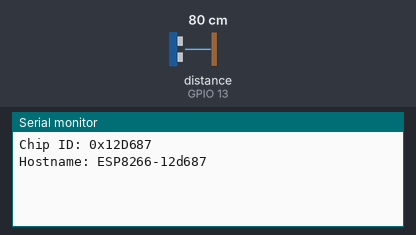
Recording of a sketch running on a simulated ESP8266 (NodeMCU). Shown: the last lines printed to the serial monitor. Wiring (inferred from the names in the program): ultrasonic range finder: trigger GPIO 12; echo GPIO 13. The test bench sets the inputs (shaded band); at power-on: distance to the obstacle (sensor on GPIO 13) 80 cm. The echo pulse lasts 58.3 µs per cm; WiFi joins after 1.5 s; servers stay silent unless stated.

Above: at 8.4 s.
8.5 s: distance to the obstacle (sensor on GPIO 13) set to 250 cm
At 10.1 s:
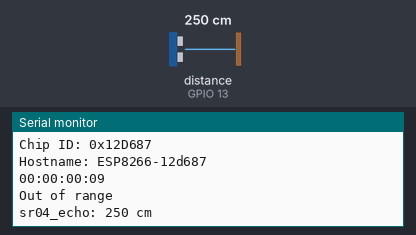
10.7 s: distance to the obstacle (sensor on GPIO 13) set to 2 cm
At 18.0 s:
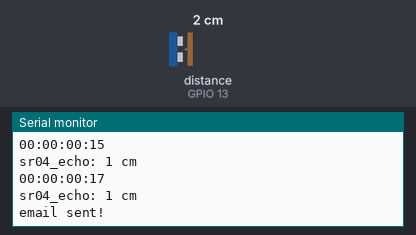
Timing chart, 0 to 19.5 s (numbered marks = the images above; inputs shaded):
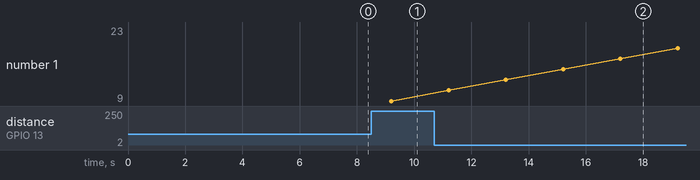

The sketch:

blynk_opengarage3.ino
```cpp
#define BLYNK_PRINT Serial        // Comment this out to disable prints and save space
#include <stdio.h>
#include <ESP8266WiFi.h>          // https://github.com/esp8266/Arduino
#include <BlynkSimpleEsp8266.h>
#include <ESP8266WebServer.h>     // Local WebServer used to serve the configuration portal
#include <DNSServer.h>            // Local DNS Server used for redirecting all requests to the configuration portal
#include <WiFiManager.h>          // https://github.com/tzapu/WiFiManager WiFi Configuration Magic
#include <WiFiUdp.h>
#include <FS.h>
#include <SimpleTimer.h>

#define HOSTNAME "ESP8266-"

/// Uncomment the next line for verbose output over UART.
//#define SERIAL_VERBOSE

//*********************** Blynk ***************************************************************//
// You should get Auth Token in the Blynk App.
// Go to the Project Settings (nut icon).
//char auth[] = "9a60b2e42d764b7ab9a83bdaa4456636";   // opengarage3
//char auth[] = "04fbed8623924761853ccb3d50527391";   // opengarage2
char auth[] = "9922b2579c48421f8a18a0068a6d8ccd";     // opengarage

//V0 is Pin 14
WidgetLED led(V1);
WidgetLCD lcd(V2);
// Attach virtual serial terminal to Virtual Pin V3
WidgetTerminal terminal(V3);

SimpleTimer timer;

char uptime_string[16];
String email_subject;

//************************** Just Some basic Definitions used for the Up Time LOgger ************//
long Day=0;
int Hour =0;
int Minute=0;
int Second=0;
int HighMillis=0;
int Rollover=0;

//
// garage control pin
//
//int garage_pin = 14;
int garage_state = 0;  /* 0: close; 1: open */

//
// HC-SR04
//
#define SR04_TRIG_PIN   12
#define SR04_ECHO_PIN   13
long sr04_echo = 0;
int door_open=0;
int sr04_count_max=4;
int sr04_count;
int door_open_dist = 65;


BLYNK_READ(V0)
{
  Blynk.virtualWrite(V0, sr04_echo);
  Serial.print("READ V0: ");
  Serial.println(sr04_echo);
}

BLYNK_WRITE(V3)
{
  char buf[32];
  char *ptr=buf;

  // if you type "Marco" into Terminal Widget - it will respond: "Polo:"
  if (String("Marco") == param.asStr()) {
    terminal.println("You said: 'Marco'") ;
    terminal.println("I said: 'Polo'") ;
  }
  else if (String("sr04") == param.asStr()) {
    terminal.print("sr04_count_max=");terminal.println(sr04_count_max);
    terminal.print("sr04_count=");terminal.println(sr04_count);
  }
  else if (String("token") == param.asStr()) {
    terminal.println(auth);
  }
  else if (String("hostname") == param.asStr()) {
    terminal.println(WiFi.hostname());
  }
  else if (String("ip") == param.asStr()) {
    terminal.println(WiFi.localIP());
  }
  else {
    // Send it back
    terminal.print("You said:");
    terminal.write(param.getBuffer(), param.getLength());
    terminal.println();
    if ( 0 == strncmp("sr04", param.asStr(), 4) ) {
      strncpy(buf, param.asStr(),31); buf[31]='\0';
      ptr +=5; // "sr04=10" or "sr04 10" both can set sr04_count_max value
      sr04_count_max=atoi(ptr);
    }
    else if ( 0 == strncmp("dist", param.asStr(), 4) ) {
      strncpy(buf, param.asStr(),31); buf[31]='\0';
      ptr +=5; // "dist=40" or "sr04 40" both can set door_open_dist value in cm
      door_open_dist=atoi(ptr);
    }
  }

  // Ensure everything is sent
  terminal.flush();
}

// there seems like a probelm with float type calculation in esp8266. and wifi/socket always got disconnected when distance is more than 5cm.
// change from 29.1 to 29 instead
int sr04_check() {
  int duration, distance;

  digitalWrite(SR04_TRIG_PIN, LOW);  // Added this line
  delayMicroseconds(2); // Added this line
  digitalWrite(SR04_TRIG_PIN, HIGH);
//  delayMicroseconds(1000); - Removed this line
  delayMicroseconds(10); // Added this line
  digitalWrite(SR04_TRIG_PIN, LOW);
  duration = pulseIn(SR04_ECHO_PIN, HIGH);
  distance = (duration/2)/29.1;

//  Serial.print("sr04_check: ");
//  Serial.print(distance);
//  Serial.println(" cm");

  if (distance >= 200 || distance <= 0)
    Serial.println("Out of range");

//  delay(100);

  return distance;
}

//************************ Uptime Code - Makes a count of the total up time since last start ****************//

void uptime(){
  //** Making Note of an expected rollover *****//
  if(millis()>=3000000000){
    HighMillis=1;
  }

  //** Making note of actual rollover **//
  if(millis()<=100000&&HighMillis==1){
    Rollover++;
    HighMillis=0;
  }

  long secsUp = millis()/1000;

  Second = secsUp%60;
  Minute = (secsUp/60)%60;
  Hour = (secsUp/(60*60))%24;
  Day = (Rollover*50)+(secsUp/(60*60*24));  //First portion takes care of a rollover [around 50 days]

}

//******************* Prints the uptime to serial window **********************//
void print_Uptime(){

//  Serial.print(F("Uptime: ")); // The "F" Portion saves your SRam Space
//  Serial.print(Day);
//  Serial.print(F("  Days  "));
//  Serial.print(Hour);
//  Serial.print(F("  Hours  "));
//  Serial.print(Minute);
//  Serial.print(F("  Minutes  "));
//  Serial.print(Second);
//  Serial.println(F("  Seconds"));
  lcd.print(1,0, "Uptime:" );
  sprintf(uptime_string, "%02d:%02d:%02d:%02d", Day, Hour, Minute, Second);
  lcd.print(2,1, uptime_string);
  Serial.println(uptime_string);
}

//******************************  Boot Setup **************************************//
void setup()
{
  Serial.begin(115200);

  delay(100);

  Serial.println("\r\n");
  Serial.print("Chip ID: 0x");
  Serial.println(ESP.getChipId(), HEX);

  // Set Hostname.
  String hostname(HOSTNAME);
  hostname += String(ESP.getChipId(), HEX);

  // Print hostname.
  Serial.println("Hostname: " + hostname);
  //Serial.println(WiFi.hostname());

  // start wifi manager
  WiFiManager wifiManager;
  //first parameter is name of local access point, second is the password
  wifiManager.autoConnect(HOSTNAME, "esp8266!");
  // After ESP starts, it will try to connect to WiFi. If it fails it starts in Access Point mode. While in AP mode,
  // connect to it then open a browser to the gateway IP, default 192.168.4.1, configure wifi, save and
  // it should reboot and connect.

  //Blynk.begin(auth, "ATT283", "2512825926");
  Blynk.config(auth);

  unsigned long startTime = millis();
  while (Blynk.connect() == false && millis() - startTime < 60000) {
    // Wait until connected
    Serial.write("Waiting ... for Blynk ...");
    delay(500);
  }
  Serial.println();
  delay(5000);
  // Check Blynk connection
  if (Blynk.connect() == false ) {
    Serial.write("Can not connect with Blynk ... rebooting ...");
    delay(3000);
    ESP.restart();
  }

  // This will print Blynk Software version to the Terminal Widget when
  // your hardware gets connected to Blynk Server
  terminal.println(F("Blynk v" BLYNK_VERSION ": Device started"));
  terminal.println("-------------");
  terminal.println("opengarage3 sketch");
  terminal.flush();

  //pinMode(garage_pin, OUTPUT);
  pinMode(SR04_ECHO_PIN, INPUT);
  pinMode(SR04_TRIG_PIN, OUTPUT);
  led.off();

  email_subject = String(WiFi.hostname());
  email_subject += " - GARAGE DOOR OPEN!";

  timer.setInterval(2000, check_door_status);
}

void check_door_status()
{
  uptime(); //Runs the uptime script located below the main loop and reenters the main loop
  print_Uptime();

  sr04_echo = sr04_check();
  Serial.print("sr04_echo: ");
  Serial.print(sr04_echo);
  Serial.println(" cm");
//  Serial.println("#################");
  if ( sr04_echo < door_open_dist && door_open == 0 ) { // door open detected first time
    sr04_count++;
    if ( sr04_count >= sr04_count_max ) {  // for some reason, sr04 can randomly measured distance less then 65cm even though when it should be more than 200cm
                                          // if for sr04_count_max times, it measures less than 65cm, treat it as valid values
      door_open = 1;
      led.on();

      Blynk.email("donaldyan@gmail.com",  email_subject.c_str(), "Garage door has been opened.");
      //Blynk.email("donaldyan@yahoo.com",  "GARAGE DOOR 2 OPEN!", "Garage door has been opened.");
      Serial.println("email sent!");
    }
  }
  else if ( sr04_echo >= door_open_dist && door_open == 1 ) { // door close detected first time
    door_open = 0;
    led.off();
    sr04_count = 0;
  } else {
    sr04_count = 0;
  }
}

//*************** MAIN LOOP *********************************************************//
void loop()
{
  Blynk.run();
  timer.run();

//  Serial.print("garage_pin: ");
//  Serial.println(garage_state);

//  delay(1000);

//  yield();

}
```

Measured:
- after the input at 8.5 s, the serial monitor: prints a new line after 0.72 s (image 1)
- after the input at 10.7 s, the serial monitor: prints a new line after 0.51 s (image 2)
